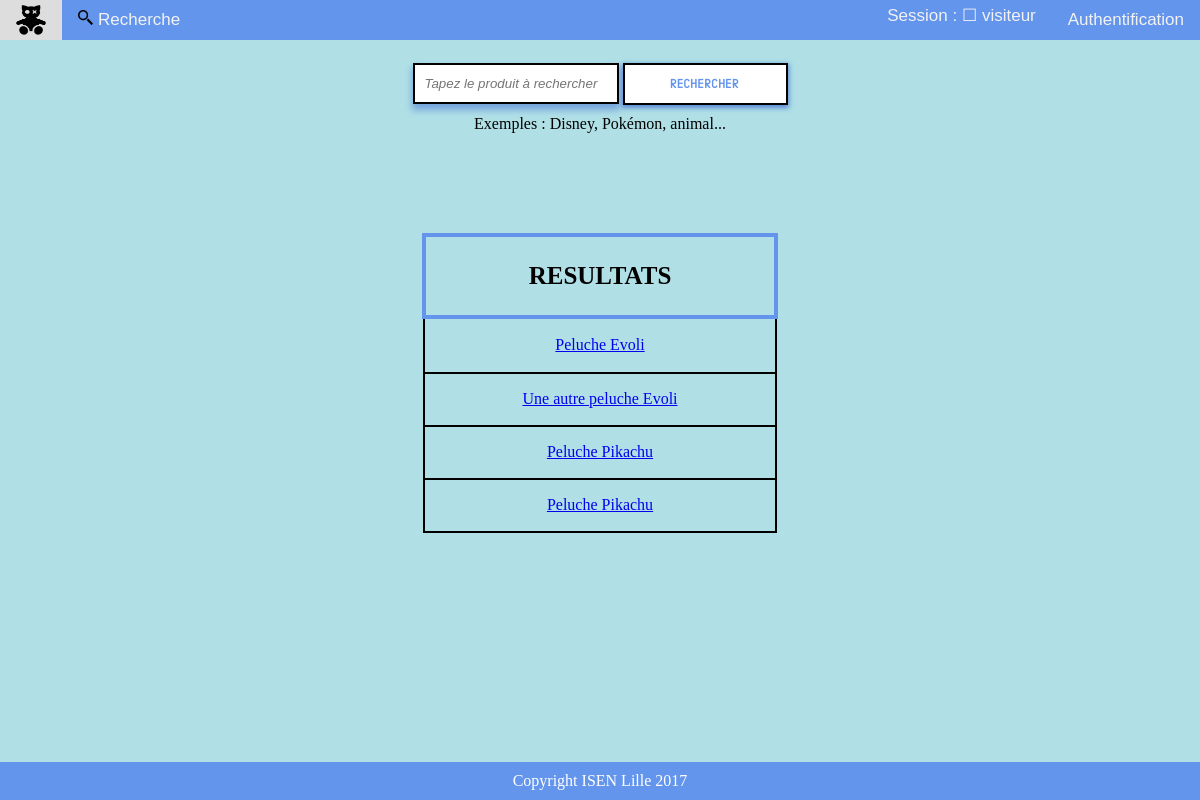
The page /page_search/index.php on the database as committed earlier.
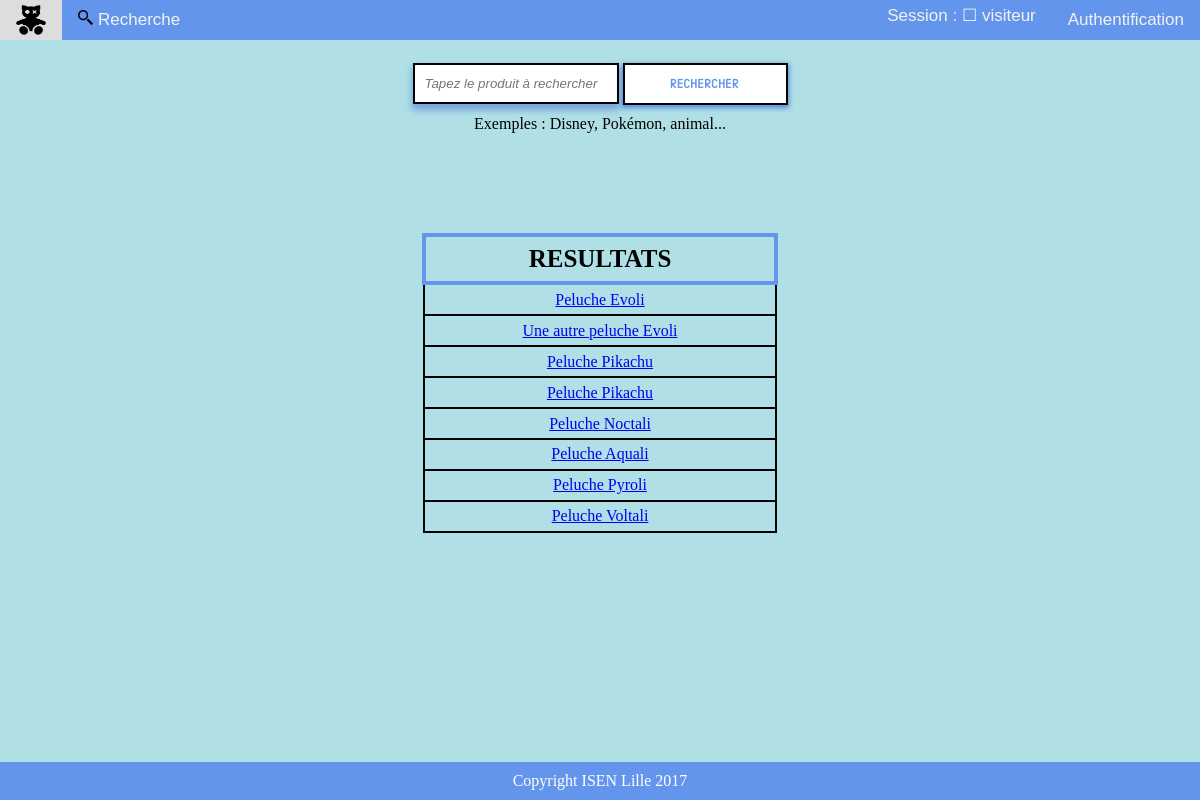
The same page on the database as committed later.
### tables this page shows
CREATE TABLE IF NOT EXISTS `products` (
  `productid` int(11) NOT NULL AUTO_INCREMENT,
  `categorie` varchar(255) NOT NULL,
  `nom_produit` varchar(255) NOT NULL,
  `description` varchar(255) NOT NULL,
  `image` varchar(255) NOT NULL,
  `prix` float NOT NULL,
  PRIMARY KEY (`productid`)
);

### page_search/index.php (called while the page is built)
<?php
require 'model.php';
$reponse_BDD=getResponse();
$contenu_de_la_reponse_de_la_recherche= afficherPeluches($reponse_BDD);
require 'view.php';

### modelStore.php (called while the page is built, shortened)
<?php
	function rechercherToutesLesPeluches()
	{
		try{
			$db = connectDB();
			$sql = 'SELECT * FROM products';
			$query = $db->query($sql);
			return $query;
		}
		catch (PDOException $e){
			echo ('Erreur: ' .$e->getMessage());
		}
	}
?>

### session.php (called while the page is built)
<?php
	if (!empty($_SESSION['userid'])){
		$sessionid = $_SESSION['userid'];
	}
	else{
		$sessionid = "visiteur";
	}

### includes/checkSession.php (called while the page is built, shortened)
<?php
require dirname(__FILE__).'/../session.php';
function returnUserConnection($sessionid){
	$out['deco'] = "";
        $out['name'] = ' ☐ visiteur';
	$out['message'] = "Bienvenue " .$out['name'];
        return $out;
}

### page_search/model.php (the view, shortened to what this page needs)
<?php
require('../modelStore.php');
function getResponse() {
    $reponse="";
    if(empty($reponse)) {
        $reponse = rechercherToutesLesPeluches();
    }
    return $reponse;
}
function afficherPeluches($reponse) {
    if (!empty($reponse)) {
        foreach ($reponse as $row) {
            echo('<tr><td><a href="../page_product/index.php?productid=' . $row['productid'] . '">' . $row['nom_produit'] . '</a></td></tr>');
        }
        return ob_get_clean();
    }
}

### includes/header.php (shortened to what this page needs)
<?php
$absoluteDirectoryName="/phpwebsite/";
require_once dirname(__FILE__).'/../session.php';
require_once dirname(__FILE__).'/checkSession.php';
?>
<!DOCTYPE html>
<html>
    <head>
    </head>
    <body>
        <header>
            <div class="topnav">
                <a href="<?php echo $absoluteDirectoryName; ?>page_home/index.php"><img src="<?php echo $absoluteDirectoryName; ?>images/logo.png" id="logo" title="Acceuil"></a>
                <div class="topnavTexts">
                    <a href="<?php echo $absoluteDirectoryName; ?>page_search/index.php"><img src="<?php echo $absoluteDirectoryName; ?>images/searchlogo.png" id="searchlogo">Recherche</a>
                    <a href="<?php echo $absoluteDirectoryName; ?>page_login/index.php" id="login">Authentification</a>
                </div>
                <a id="session"> Session :<?php $temp1=returnUserConnection($sessionid);echo $temp1['name']; ?> </a>
            </div>
        </header>
    </body>
</html>

Rows that differ between the two databases and show on the page:
added products: nom_produit "Peluche Noctali"
added products: nom_produit "Peluche Aquali"
added products: nom_produit "Peluche Pyroli"
added products: nom_produit "Peluche Voltali"
